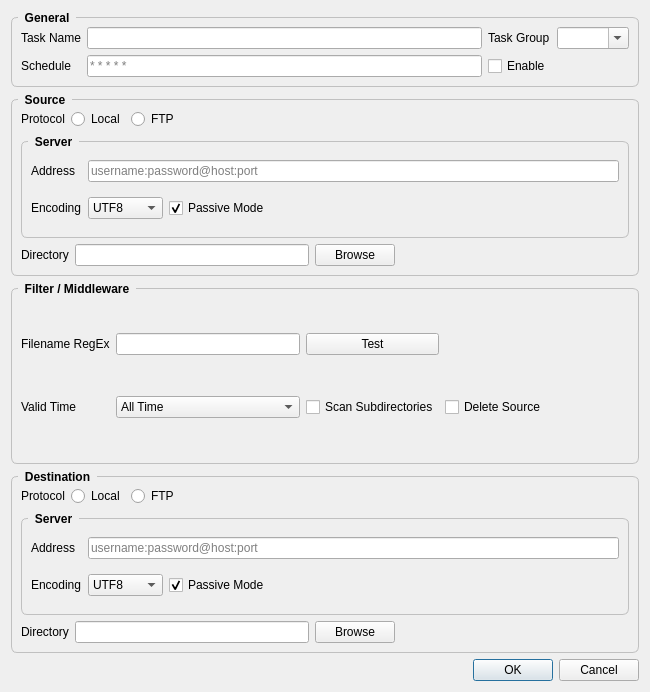
<?xml version="1.0" encoding="UTF-8"?>
<ui version="4.0">
 <class>Dialog</class>
 <widget class="QDialog" name="Dialog">
  <property name="geometry">
   <rect>
    <x>0</x>
    <y>0</y>
    <width>650</width>
    <height>692</height>
   </rect>
  </property>
  <property name="windowTitle">
   <string>Dialog</string>
  </property>
  <property name="styleSheet">
   <string notr="true">QGroupBox {
    font: bold;
    border: 1px solid silver;
    border-radius: 6px;
    margin-top: 6px;
}

QGroupBox::title {
    subcontrol-origin: margin;
    left: 7px;
    padding: 0px 5px 0px 5px;
}</string>
  </property>
  <layout class="QVBoxLayout" name="verticalLayout">
   <item>
    <widget class="QGroupBox" name="groupBox">
     <property name="sizePolicy">
      <sizepolicy hsizetype="Preferred" vsizetype="Fixed">
       <horstretch>0</horstretch>
       <verstretch>0</verstretch>
      </sizepolicy>
     </property>
     <property name="title">
      <string>General</string>
     </property>
     <layout class="QGridLayout" name="gridLayout">
      <item row="0" column="0">
       <widget class="QLabel" name="label">
        <property name="text">
         <string>Task Name</string>
        </property>
       </widget>
      </item>
      <item row="0" column="1">
       <widget class="QLineEdit" name="lineEdit"/>
      </item>
      <item row="0" column="2">
       <widget class="QLabel" name="label_2">
        <property name="text">
         <string>Task Group</string>
        </property>
       </widget>
      </item>
      <item row="0" column="3">
       <widget class="QComboBox" name="comboBox">
        <property name="editable">
         <bool>true</bool>
        </property>
       </widget>
      </item>
      <item row="1" column="0">
       <widget class="QLabel" name="label_3">
        <property name="text">
         <string>Schedule</string>
        </property>
       </widget>
      </item>
      <item row="1" column="1">
       <widget class="QLineEdit" name="lineEdit_2">
        <property name="placeholderText">
         <string>* * * * *</string>
        </property>
       </widget>
      </item>
      <item row="1" column="2">
       <widget class="QCheckBox" name="checkBox">
        <property name="text">
         <string>Enable</string>
        </property>
       </widget>
      </item>
     </layout>
    </widget>
   </item>
   <item>
    <widget class="QGroupBox" name="groupBox_2">
     <property name="title">
      <string>Source</string>
     </property>
     <layout class="QVBoxLayout" name="verticalLayout_2">
      <item>
       <layout class="QHBoxLayout" name="horizontalLayout">
        <item>
         <widget class="QLabel" name="label_4">
          <property name="text">
           <string>Protocol</string>
          </property>
         </widget>
        </item>
        <item>
         <widget class="QRadioButton" name="radioButton">
          <property name="text">
           <string>Local</string>
          </property>
         </widget>
        </item>
        <item>
         <widget class="QRadioButton" name="radioButton_2">
          <property name="text">
           <string>FTP</string>
          </property>
         </widget>
        </item>
        <item>
         <spacer name="horizontalSpacer_2">
          <property name="orientation">
           <enum>Qt::Horizontal</enum>
          </property>
          <property name="sizeHint" stdset="0">
           <size>
            <width>40</width>
            <height>20</height>
           </size>
          </property>
         </spacer>
        </item>
       </layout>
      </item>
      <item>
       <widget class="QGroupBox" name="groupBox_5">
        <property name="title">
         <string>Server</string>
        </property>
        <layout class="QGridLayout" name="gridLayout_2">
         <item row="3" column="0">
          <widget class="QLabel" name="label_6">
           <property name="text">
            <string>Encoding</string>
           </property>
          </widget>
         </item>
         <item row="3" column="2">
          <widget class="QCheckBox" name="checkBox_2">
           <property name="text">
            <string>Passive Mode</string>
           </property>
           <property name="checked">
            <bool>true</bool>
           </property>
          </widget>
         </item>
         <item row="3" column="1">
          <widget class="QComboBox" name="comboBox_3">
           <item>
            <property name="text">
             <string>UTF8</string>
            </property>
           </item>
           <item>
            <property name="text">
             <string>GB2312</string>
            </property>
           </item>
          </widget>
         </item>
         <item row="0" column="0">
          <widget class="QLabel" name="label_5">
           <property name="text">
            <string>Address</string>
           </property>
          </widget>
         </item>
         <item row="3" column="3">
          <spacer name="horizontalSpacer_3">
           <property name="orientation">
            <enum>Qt::Horizontal</enum>
           </property>
           <property name="sizeType">
            <enum>QSizePolicy::Expanding</enum>
           </property>
           <property name="sizeHint" stdset="0">
            <size>
             <width>40</width>
             <height>20</height>
            </size>
           </property>
          </spacer>
         </item>
         <item row="0" column="1" colspan="3">
          <widget class="QLineEdit" name="lineEdit_3">
           <property name="placeholderText">
            <string>username:password@host:port</string>
           </property>
          </widget>
         </item>
        </layout>
       </widget>
      </item>
      <item>
       <layout class="QHBoxLayout" name="horizontalLayout_2">
        <item>
         <widget class="QLabel" name="label_7">
          <property name="text">
           <string>Directory</string>
          </property>
         </widget>
        </item>
        <item>
         <widget class="QLineEdit" name="lineEdit_4"/>
        </item>
        <item>
         <widget class="QPushButton" name="pushButton">
          <property name="text">
           <string>Browse</string>
          </property>
         </widget>
        </item>
        <item>
         <spacer name="horizontalSpacer">
          <property name="orientation">
           <enum>Qt::Horizontal</enum>
          </property>
          <property name="sizeHint" stdset="0">
           <size>
            <width>40</width>
            <height>20</height>
           </size>
          </property>
         </spacer>
        </item>
       </layout>
      </item>
     </layout>
    </widget>
   </item>
   <item>
    <widget class="QGroupBox" name="groupBox_3">
     <property name="sizePolicy">
      <sizepolicy hsizetype="Preferred" vsizetype="Preferred">
       <horstretch>0</horstretch>
       <verstretch>0</verstretch>
      </sizepolicy>
     </property>
     <property name="title">
      <string>Filter / Middleware</string>
     </property>
     <layout class="QGridLayout" name="gridLayout_3">
      <item row="0" column="2">
       <widget class="QPushButton" name="pushButton_2">
        <property name="text">
         <string>Test</string>
        </property>
       </widget>
      </item>
      <item row="1" column="2">
       <widget class="QCheckBox" name="checkBox_3">
        <property name="text">
         <string>Scan Subdirectories</string>
        </property>
       </widget>
      </item>
      <item row="0" column="3">
       <spacer name="horizontalSpacer_4">
        <property name="orientation">
         <enum>Qt::Horizontal</enum>
        </property>
        <property name="sizeHint" stdset="0">
         <size>
          <width>164</width>
          <height>20</height>
         </size>
        </property>
       </spacer>
      </item>
      <item row="1" column="3">
       <widget class="QCheckBox" name="checkBox_4">
        <property name="text">
         <string>Delete Source</string>
        </property>
       </widget>
      </item>
      <item row="1" column="0">
       <widget class="QLabel" name="label_9">
        <property name="text">
         <string>Valid Time</string>
        </property>
       </widget>
      </item>
      <item row="1" column="1">
       <widget class="QComboBox" name="comboBox_2">
        <item>
         <property name="text">
          <string>All Time</string>
         </property>
        </item>
        <item>
         <property name="text">
          <string>10 Minutes</string>
         </property>
        </item>
        <item>
         <property name="text">
          <string>30 Minutes</string>
         </property>
        </item>
        <item>
         <property name="text">
          <string>1 Hour</string>
         </property>
        </item>
        <item>
         <property name="text">
          <string>3 Hours</string>
         </property>
        </item>
        <item>
         <property name="text">
          <string>12 Hours</string>
         </property>
        </item>
       </widget>
      </item>
      <item row="0" column="1">
       <widget class="QLineEdit" name="lineEdit_5"/>
      </item>
      <item row="0" column="0">
       <widget class="QLabel" name="label_8">
        <property name="text">
         <string>Filename RegEx</string>
        </property>
       </widget>
      </item>
     </layout>
    </widget>
   </item>
   <item>
    <widget class="QGroupBox" name="groupBox_4">
     <property name="title">
      <string>Destination</string>
     </property>
     <layout class="QVBoxLayout" name="verticalLayout_4">
      <item>
       <layout class="QHBoxLayout" name="horizontalLayout_5">
        <item>
         <widget class="QLabel" name="label_16">
          <property name="text">
           <string>Protocol</string>
          </property>
         </widget>
        </item>
        <item>
         <widget class="QRadioButton" name="radioButton_5">
          <property name="text">
           <string>Local</string>
          </property>
         </widget>
        </item>
        <item>
         <widget class="QRadioButton" name="radioButton_6">
          <property name="text">
           <string>FTP</string>
          </property>
         </widget>
        </item>
        <item>
         <spacer name="horizontalSpacer_9">
          <property name="orientation">
           <enum>Qt::Horizontal</enum>
          </property>
          <property name="sizeHint" stdset="0">
           <size>
            <width>40</width>
            <height>20</height>
           </size>
          </property>
         </spacer>
        </item>
       </layout>
      </item>
      <item>
       <widget class="QGroupBox" name="groupBox_6">
        <property name="title">
         <string>Server</string>
        </property>
        <layout class="QGridLayout" name="gridLayout_5">
         <item row="3" column="0">
          <widget class="QLabel" name="label_14">
           <property name="text">
            <string>Encoding</string>
           </property>
          </widget>
         </item>
         <item row="3" column="2">
          <widget class="QCheckBox" name="checkBox_6">
           <property name="text">
            <string>Passive Mode</string>
           </property>
           <property name="checked">
            <bool>true</bool>
           </property>
          </widget>
         </item>
         <item row="3" column="1">
          <widget class="QComboBox" name="comboBox_5">
           <item>
            <property name="text">
             <string>UTF8</string>
            </property>
           </item>
           <item>
            <property name="text">
             <string>GB2312</string>
            </property>
           </item>
          </widget>
         </item>
         <item row="0" column="0">
          <widget class="QLabel" name="label_15">
           <property name="text">
            <string>Address</string>
           </property>
          </widget>
         </item>
         <item row="3" column="3">
          <spacer name="horizontalSpacer_8">
           <property name="orientation">
            <enum>Qt::Horizontal</enum>
           </property>
           <property name="sizeType">
            <enum>QSizePolicy::Expanding</enum>
           </property>
           <property name="sizeHint" stdset="0">
            <size>
             <width>40</width>
             <height>20</height>
            </size>
           </property>
          </spacer>
         </item>
         <item row="0" column="1" colspan="3">
          <widget class="QLineEdit" name="lineEdit_8">
           <property name="placeholderText">
            <string>username:password@host:port</string>
           </property>
          </widget>
         </item>
        </layout>
       </widget>
      </item>
      <item>
       <layout class="QHBoxLayout" name="horizontalLayout_6">
        <item>
         <widget class="QLabel" name="label_17">
          <property name="text">
           <string>Directory</string>
          </property>
         </widget>
        </item>
        <item>
         <widget class="QLineEdit" name="lineEdit_9"/>
        </item>
        <item>
         <widget class="QPushButton" name="pushButton_4">
          <property name="text">
           <string>Browse</string>
          </property>
         </widget>
        </item>
        <item>
         <spacer name="horizontalSpacer_10">
          <property name="orientation">
           <enum>Qt::Horizontal</enum>
          </property>
          <property name="sizeHint" stdset="0">
           <size>
            <width>40</width>
            <height>20</height>
           </size>
          </property>
         </spacer>
        </item>
       </layout>
      </item>
     </layout>
    </widget>
   </item>
   <item>
    <widget class="QDialogButtonBox" name="buttonBox">
     <property name="orientation">
      <enum>Qt::Horizontal</enum>
     </property>
     <property name="standardButtons">
      <set>QDialogButtonBox::Cancel|QDialogButtonBox::Ok</set>
     </property>
    </widget>
   </item>
  </layout>
 </widget>
 <resources/>
 <connections>
  <connection>
   <sender>buttonBox</sender>
   <signal>accepted()</signal>
   <receiver>Dialog</receiver>
   <slot>accept()</slot>
   <hints>
    <hint type="sourcelabel">
     <x>248</x>
     <y>254</y>
    </hint>
    <hint type="destinationlabel">
     <x>157</x>
     <y>274</y>
    </hint>
   </hints>
  </connection>
  <connection>
   <sender>buttonBox</sender>
   <signal>rejected()</signal>
   <receiver>Dialog</receiver>
   <slot>reject()</slot>
   <hints>
    <hint type="sourcelabel">
     <x>316</x>
     <y>260</y>
    </hint>
    <hint type="destinationlabel">
     <x>286</x>
     <y>274</y>
    </hint>
   </hints>
  </connection>
 </connections>
</ui>
